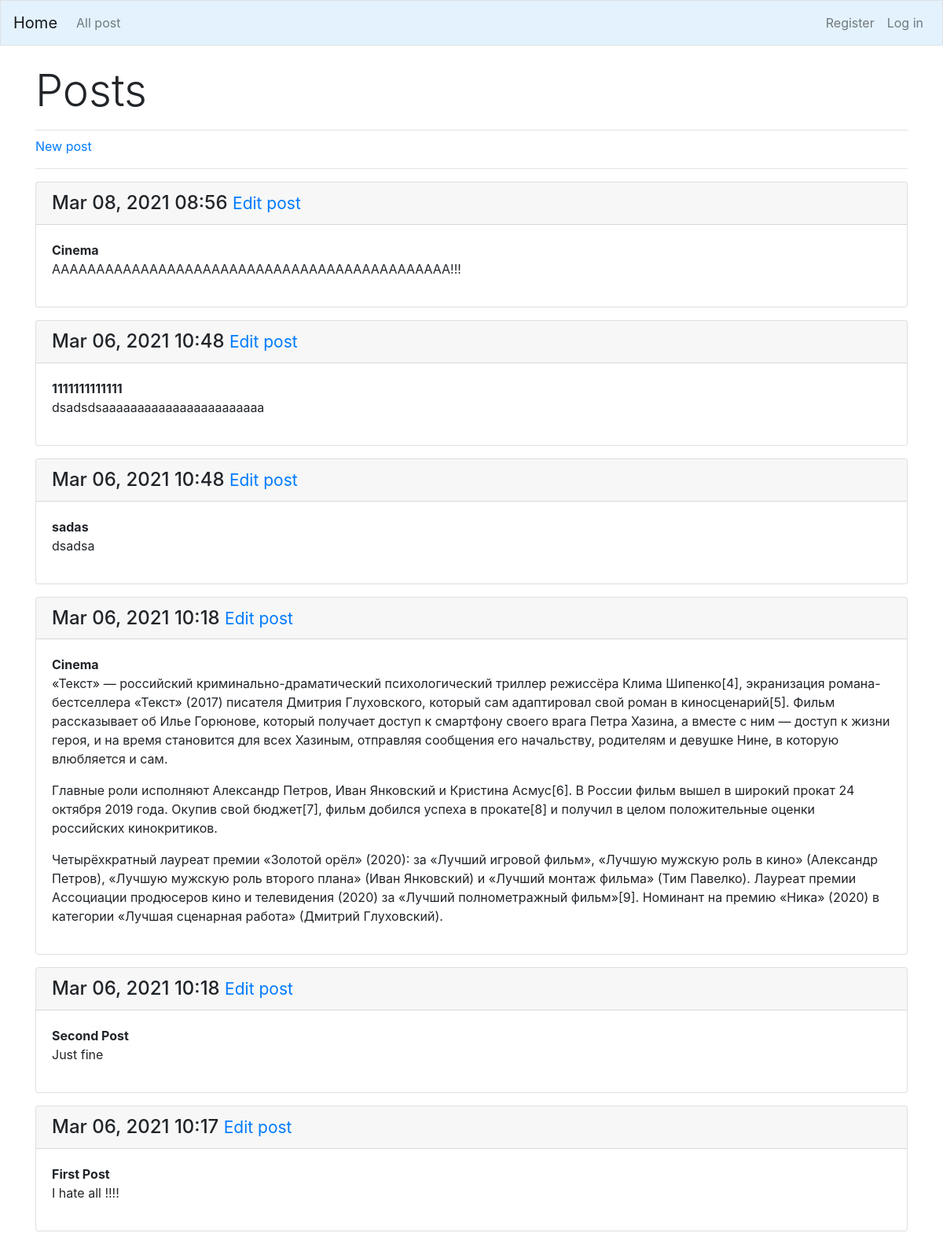
Screenshot of /blog/ with the database file from the repository.
### blogs/models.py (models this page shows, shortened)
class BlogPost(models.Model):
    title = models.CharField(max_length=100)
    text = models.TextField()
    date_added = models.DateTimeField(auto_now_add=True)
    owner = models.ForeignKey(User, on_delete=models.CASCADE)

### blogs/views.py (the view)
# urls.py: 2. Add a URL to urlpatterns:  path('blog/', include('blog.urls'))
def blog(request):
    texts = BlogPost.objects.order_by('-date_added')
    context = {'texts': texts}
    return render(request, 'blogs/blog.html', context)

### blogs/templates/blogs/blog.html
{% extends 'blogs/base.html' %}
{% load bootstrap4 %}
{% block page_header %}
    <h1 class='display-4'>Posts</h1>
{% endblock page_header %}
{% block content %}
<a href="{% url 'blogs:new_post' %}">New post</a>
<hr />
  {% for text in texts %}
    <div class="card mb-3">
      <h4 class="card-header">
        {{ text.date_added|date:'M d, Y H:i' }}
        <small><a href="{% url 'blogs:edit_post' text.id%}">Edit post</a></small>
      </h4>
      <div class='card-body'>
        <strong>{{ text.title }}</strong>
        {{text.text|linebreaks }}
      </div>
    </div>
  {% empty %}
    <li>No text have been added blog</li>
  {% endfor %}
{%endblock content %}

### rows the page displays
BlogPost: date_added "Mar 08, 2021 08:56", title "Cinema", text "AAAAAAAAAAAAAAAAAAAAAAAAAAAAAAAAAAAAAAAAAAAAA!!!"
BlogPost: date_added "Mar 06, 2021 10:48", title "1111111111111", text "dsadsdsaaaaaaaaaaaaaaaaaaaaaaa"
BlogPost: date_added "Mar 06, 2021 10:48", title "sadas", text "dsadsa"
BlogPost: date_added "Mar 06, 2021 10:18", title "Cinema", text "«Текст» — российский криминально-драматический психологический триллер режиссёра Клима Шипенко[4], экранизация романа-бестселлера «Текст» (2017) писателя Дмитрия Глуховского, который сам адаптировал свой роман в киносценарий[5]. Фильм рассказывает об Илье Горюнове, который получает доступ к смартфону своего врага Петра Хазина, а вместе с ним — доступ к жизни героя, и на время становится для всех Хазиным, отправляя сообщения его начальству, родителям и девушке Нине, в которую влюбляется и сам. Главные роли исполняют Александр Петров, Иван Янковский и Кристина Асмус[6]. В России фильм вышел в широкий прокат 24 октября 2019 года. Окупив свой бюджет[7], фильм добился успеха в прокате[8] и…"
BlogPost: date_added "Mar 06, 2021 10:18", title "Second Post", text "Just fine"
BlogPost: date_added "Mar 06, 2021 10:17", title "First Post", text "I hate all !!!!"
